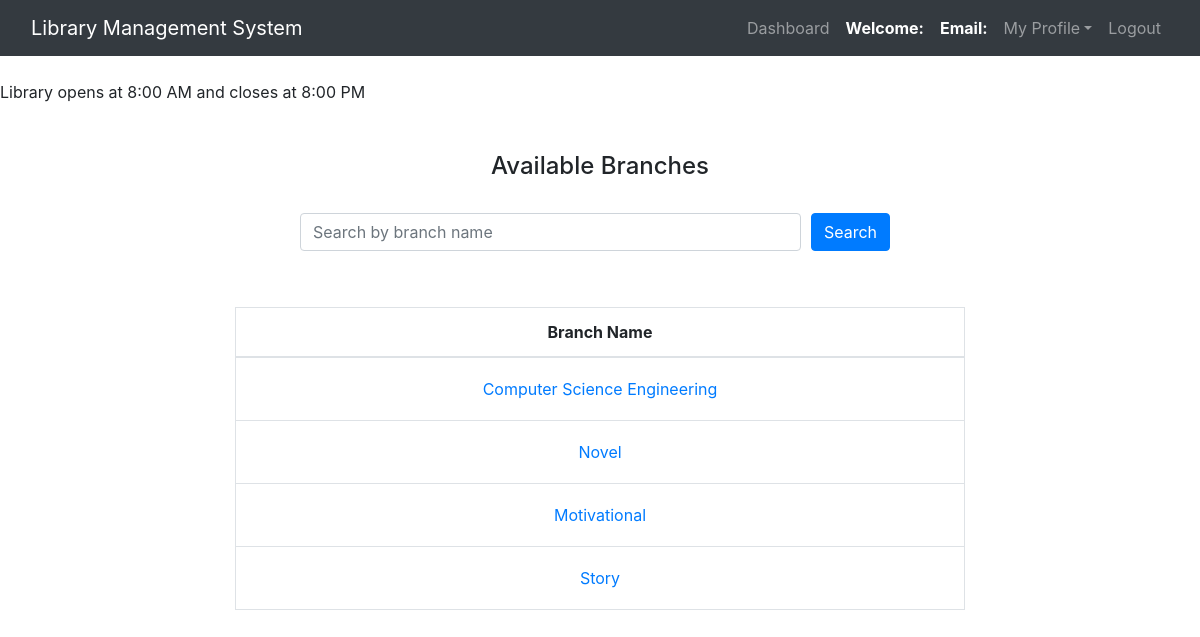
/admin/Regcat.php, run on an earlier commit of the app's database.
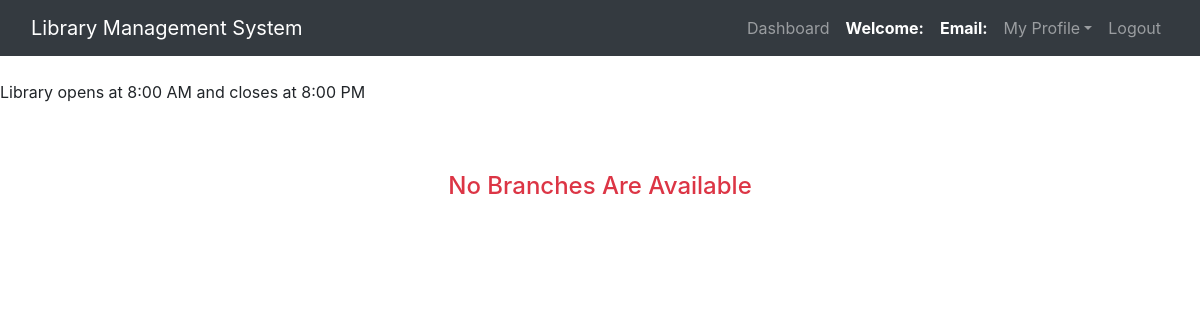
And on a later commit of the database.
### tables this page shows
CREATE TABLE `category` (
  `cat_id` int(11) NOT NULL,
  `cat_name` varchar(100) NOT NULL
);

### admin/Regcat.php (the view, shortened to what this page needs)
<?php
$connection = mysqli_connect("localhost", "root", "");
$search = "";
$query = "SELECT * FROM category";
$searchPerformed = false;
$query_run = mysqli_query($connection, $query);
$branchesAvailable = mysqli_num_rows($query_run) > 0;
?>
<!DOCTYPE html>
<html>
<head>
    <link rel="stylesheet" href="https://maxcdn.bootstrapcdn.com/bootstrap/4.5.2/css/bootstrap.min.css">
</head>
<body>
    <nav class="navbar navbar-expand-lg navbar-dark bg-dark">
        <div class="container-fluid">
            <a class="navbar-brand" href="admin_dashboard.php">Library Management System</a>
            <div class="collapse navbar-collapse" id="navbarNav">
                <ul class="navbar-nav ml-auto">
                    <li class="nav-item">
                        <a class="nav-link" href="admin_dashboard.php">Dashboard</a>
                    </li>
                    <li class="nav-item">
                        <span class="nav-link text-white"><strong>Welcome: <?php echo $_SESSION['name']; ?></strong></span>
                    </li>
                    <li class="nav-item">
                        <span class="nav-link text-white"><strong>Email: <?php echo $_SESSION['email']; ?></strong></span>
                    </li>
                    <li class="nav-item dropdown">
                        <a class="nav-link dropdown-toggle" href="#" id="navbarDropdown" role="button" data-toggle="dropdown" aria-haspopup="true" aria-expanded="false">My Profile</a>
                    </li>
                    <li class="nav-item">
                        <a class="nav-link" href="../logout.php">Logout</a>
                    </li>
                </ul>
            </div>
        </div>
    </nav>
    <br>
    <span><marquee>Library opens at 8:00 AM and closes at 8:00 PM</marquee></span><br><br>
    <div class="container">
    <?php if ($branchesAvailable || $searchPerformed) { ?>
        <center><h4>Available Branches</h4><br></center>
            <div class="d-flex justify-content-center">
                <form method="POST" class="form-inline my-2 my-lg-0 search-form">
                    <div class="form-row w-100">
                        <div class="col">
                            <input type="text" name="search" class="form-control w-100" placeholder="Search by branch name" value="<?php echo htmlspecialchars($search); ?>">
                        </div>
                        <div class="col-auto">
                            <button type="submit" class="btn btn-primary mb-2">Search</button>
                        </div>
                    </div>
                </form>
            </div>
            <br><br>
            <div class="row justify-content-center">
                <div class="col-md-8">
                    <div class="table-responsive">
                        <?php if ($branchesAvailable) { ?>
                            <table class="table table-bordered">
                                <thead>
                                    <tr>
                                        <th>Branch Name</th>
                                    </tr>
                                </thead>
                                <tbody>
                                    <?php
                                    while ($row = mysqli_fetch_assoc($query_run)) {
                                        ?>
                                        <tr>
                                            <td>
                                                <form action="branch_books.php" method="POST" style="display: inline;">
                                                    <button type="submit" class="btn btn-link text-decoration-none"><?php echo htmlspecialchars($row['cat_name']); ?></button>
                                                </form>
                                            </td>
                                        </tr>
                                        <?php
                                    }
                                    ?>
                                </tbody>
                            </table>
                        <?php } else { ?>
                            <p class="no-branches-message"><?php echo $searchPerformed ? 'Branch Is Not Available' : 'No Branches Available'; ?></p>
                        <?php } ?>
                    </div>
                </div>
            </div>
        </div>
    <?php } else { ?>
        <center><h4 class="no-branches-message">No Branches Are Available</h4></center>
    <?php } ?>
</body>
</html>

What changed in the data, as far as the page shows it:
removed category: cat_name "Computer Science Engineering"
removed category: cat_name "Novel"
removed category: cat_name "Motivational"
removed category: cat_name "Story"
Also different on the page:
text no longer shown: "Available Branches Search Branch Name"
text now shown: "No Branches Are Available"
